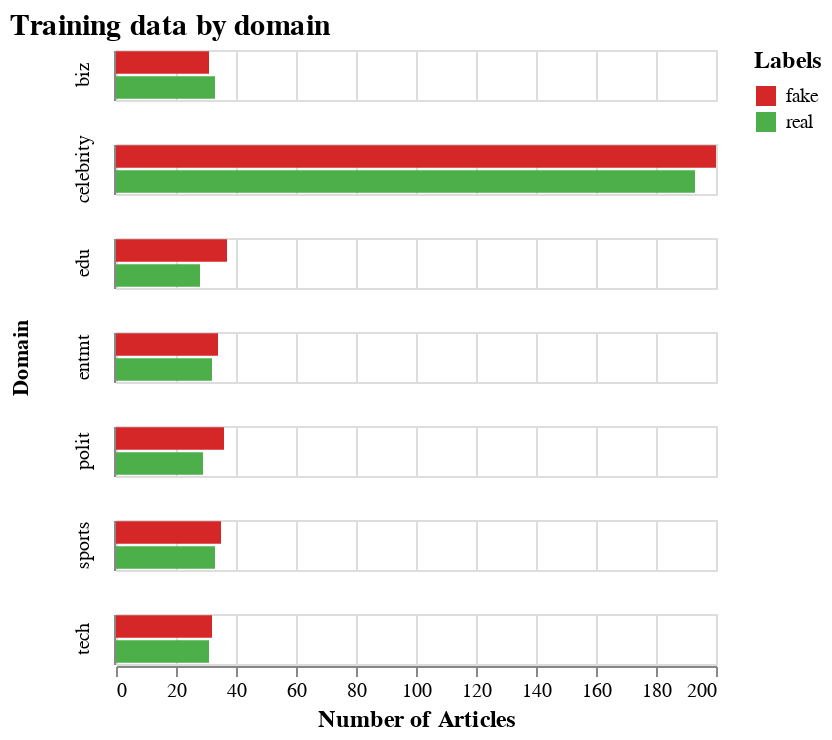
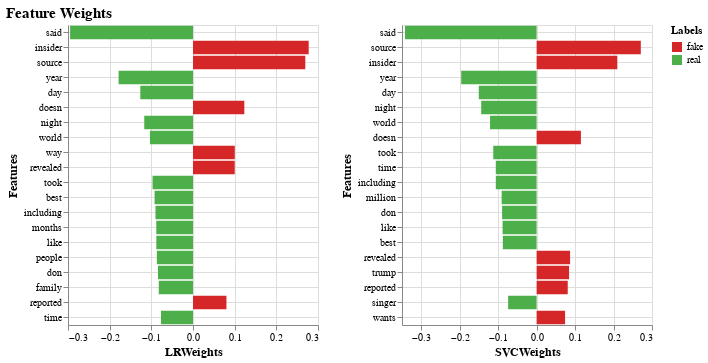

The code cell stored with these charts, in order, in its notebook:
### Markdown cell above
####Features: Baseline. Text only, no additional features.

### Code cell
trainChart, predChart, confMtxPlot = modelData(articlesDF, stratify=False)
# Display the training data split
trainChart.display()

# Display highest weighted coefficients
predChart.display()

# Show the confusion matrix
confMtxPlot;

### Figure 1 — Vega-Lite specification as saved in the notebook (floating-point values rounded to 4 significant figures)
{"config": {"view": {"continuousWidth": 400, "continuousHeight": 300}, "axis": {"labelFontSize": 10, "titleFontSize": 12}, "legend": {"titleFontSize": 12}, "title": {"fontSize": 15}}, "data": {"name": "data-1937bc389065cfce52cb0c52ec6728ac"}, "mark": "bar", "encoding": {"color": {"field": "Labels", "scale": {"domain": ["fake", "real"], "range": ["#d62728", "#4daf4a"]}, "type": "nominal"}, "row": {"field": "Domain", "type": "nominal"}, "x": {"field": "Number of Articles", "type": "quantitative"}, "y": {"axis": {"labels": false, "tickSize": 0}, "field": "Labels", "title": null, "type": "nominal"}}, "height": 25, "title": "Training data by domain", "width": 300, "$schema": "https://vega.github.io/schema/vega-lite/v4.17.0.json", "datasets": {"data-1937bc389065cfce52cb0c52ec6728ac": [{"Domain": "biz", "Labels": "fake", "Number of Articles": 31, "intLabel": 31}, {"Domain": "biz", "Labels": "real", "Number of Articles": 33, "intLabel": 33}, {"Domain": "celebrity", "Labels": "fake", "Number of Articles": 200, "intLabel": 200}, {"Domain": "celebrity", "Labels": "real", "Number of Articles": 193, "intLabel": 193}, {"Domain": "edu", "Labels": "fake", "Number of Articles": 37, "intLabel": 37}, {"Domain": "edu", "Labels": "real", "Number of Articles": 28, "intLabel": 28}, {"Domain": "entmt", "Labels": "fake", "Number of Articles": 34, "intLabel": 34}, {"Domain": "entmt", "Labels": "real", "Number of Articles": 32, "intLabel": 32}, {"Domain": "polit", "Labels": "fake", "Number of Articles": 36, "intLabel": 36}, {"Domain": "polit", "Labels": "real", "Number of Articles": 29, "intLabel": 29}, {"Domain": "sports", "Labels": "fake", "Number of Articles": 35, "intLabel": 35}, {"Domain": "sports", "Labels": "real", "Number of Articles": 33, "intLabel": 33}, {"Domain": "tech", "Labels": "fake", "Number of Articles": 32, "intLabel": 32}, {"Domain": "tech", "Labels": "real", "Number of Articles": 31, "intLabel": 31}]}}

### Figure 2 — Vega-Lite specification as saved in the notebook (floating-point values rounded to 4 significant figures)
{"config": {"view": {"continuousWidth": 400, "continuousHeight": 300}, "axis": {"labelFontSize": 10, "titleFontSize": 12}, "title": {"fontSize": 15}}, "hconcat": [{"data": {"name": "data-f0b80abb0dfef621159f69a138663b35"}, "mark": "bar", "encoding": {"color": {"field": "Labels", "scale": {"domain": ["fake", "real"], "range": ["#d62728", "#4daf4a"]}, "type": "nominal"}, "x": {"field": "LRWeights", "type": "quantitative"}, "y": {"axis": {"grid": true}, "field": "Features", "sort": null, "type": "nominal"}}, "height": 300, "width": 250}, {"data": {"name": "data-45bafc005fee57a379366a6cf2d2dcd2"}, "mark": "bar", "encoding": {"color": {"condition": {"value": "#d62728", "test": "(datum.SVCWeights > 0)"}, "value": "#4daf4a"}, "x": {"field": "SVCWeights", "type": "quantitative"}, "y": {"axis": {"grid": true}, "field": "Features", "sort": null, "type": "nominal"}}, "height": 300, "width": 250}], "title": "Feature Weights", "$schema": "https://vega.github.io/schema/vega-lite/v4.17.0.json", "datasets": {"data-f0b80abb0dfef621159f69a138663b35": [{"Features": "said", "LRWeights": -0.2949, "Labels": "real"}, {"Features": "insider", "LRWeights": 0.2776, "Labels": "fake"}, {"Features": "source", "LRWeights": 0.2695, "Labels": "fake"}, {"Features": "year", "LRWeights": -0.1786, "Labels": "real"}, {"Features": "day", "LRWeights": -0.1265, "Labels": "real"}, {"Features": "doesn", "LRWeights": 0.1232, "Labels": "fake"}, {"Features": "night", "LRWeights": -0.117, "Labels": "real"}, {"Features": "world", "LRWeights": -0.1033, "Labels": "real"}, {"Features": "way", "LRWeights": 0.1003, "Labels": "fake"}, {"Features": "revealed", "LRWeights": 0.1002, "Labels": "fake"}, {"Features": "took", "LRWeights": -0.09707, "Labels": "real"}, {"Features": "best", "LRWeights": -0.09218, "Labels": "real"}, {"Features": "including", "LRWeights": -0.09008, "Labels": "real"}, {"Features": "months", "LRWeights": -0.08814, "Labels": "real"}, {"Features": "like", "LRWeights": -0.08797, "Labels": "real"}, {"Features": "people", "LRWeights": -0.08674, "Labels": "real"}, {"Features": "don", "LRWeights": -0.08404, "Labels": "real"}, {"Features": "family", "LRWeights": -0.08207, "Labels": "real"}, {"Features": "reported", "LRWeights": 0.08027, "Labels": "fake"}, {"Features": "time", "LRWeights": -0.07683, "Labels": "real"}], "data-45bafc005fee57a379366a6cf2d2dcd2": [{"Features": "said", "SVCWeights": -0.3421}, {"Features": "source", "SVCWeights": 0.2709}, {"Features": "insider", "SVCWeights": 0.2099}, {"Features": "year", "SVCWeights": -0.1961}, {"Features": "day", "SVCWeights": -0.1503}, {"Features": "night", "SVCWeights": -0.1441}, {"Features": "world", "SVCWeights": -0.121}, {"Features": "doesn", "SVCWeights": 0.1152}, {"Features": "took", "SVCWeights": -0.1127}, {"Features": "time", "SVCWeights": -0.1062}, {"Features": "including", "SVCWeights": -0.1061}, {"Features": "million", "SVCWeights": -0.09091}, {"Features": "don", "SVCWeights": -0.08973}, {"Features": "like", "SVCWeights": -0.08847}, {"Features": "best", "SVCWeights": -0.08782}, {"Features": "revealed", "SVCWeights": 0.08703}, {"Features": "trump", "SVCWeights": 0.08439}, {"Features": "reported", "SVCWeights": 0.08092}, {"Features": "singer", "SVCWeights": -0.07407}, {"Features": "wants", "SVCWeights": 0.07401}]}}
